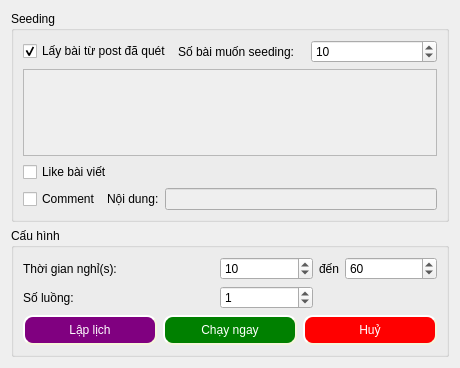
<?xml version="1.0" encoding="UTF-8"?>
<ui version="4.0">
 <class>Seeding</class>
 <widget class="QWidget" name="Seeding">
  <property name="geometry">
   <rect>
    <x>0</x>
    <y>0</y>
    <width>460</width>
    <height>368</height>
   </rect>
  </property>
  <property name="windowTitle">
   <string>Form</string>
  </property>
  <property name="autoFillBackground">
   <bool>false</bool>
  </property>
  <layout class="QVBoxLayout" name="verticalLayout_3">
   <item>
    <widget class="QGroupBox" name="groupBox">
     <property name="title">
      <string>Seeding</string>
     </property>
     <layout class="QVBoxLayout" name="verticalLayout">
      <item>
       <layout class="QHBoxLayout" name="horizontalLayout_5">
        <item>
         <widget class="QCheckBox" name="ckb_autogetlink">
          <property name="enabled">
           <bool>true</bool>
          </property>
          <property name="text">
           <string>Lấy bài từ post đã quét</string>
          </property>
          <property name="checked">
           <bool>true</bool>
          </property>
         </widget>
        </item>
        <item>
         <widget class="QLabel" name="label_8">
          <property name="text">
           <string>Số bài muốn seeding:</string>
          </property>
         </widget>
        </item>
        <item>
         <widget class="QSpinBox" name="spin_seedings">
          <property name="maximum">
           <number>999</number>
          </property>
          <property name="value">
           <number>10</number>
          </property>
         </widget>
        </item>
       </layout>
      </item>
      <item>
       <widget class="QPlainTextEdit" name="txt_links">
        <property name="enabled">
         <bool>false</bool>
        </property>
        <property name="plainText">
         <string/>
        </property>
        <property name="placeholderText">
         <string>Nhập url bài viết. Mỗi dòng một bài..</string>
        </property>
       </widget>
      </item>
      <item>
       <widget class="QCheckBox" name="ckb_like">
        <property name="text">
         <string>Like bài viết</string>
        </property>
       </widget>
      </item>
      <item>
       <layout class="QHBoxLayout" name="horizontalLayout_8">
        <item>
         <widget class="QCheckBox" name="ckb_comment">
          <property name="text">
           <string>Comment</string>
          </property>
         </widget>
        </item>
        <item>
         <widget class="QLabel" name="label_5">
          <property name="text">
           <string>Nội dung:</string>
          </property>
         </widget>
        </item>
        <item>
         <widget class="QLineEdit" name="le_contents">
          <property name="enabled">
           <bool>false</bool>
          </property>
         </widget>
        </item>
       </layout>
      </item>
     </layout>
    </widget>
   </item>
   <item>
    <widget class="QGroupBox" name="groupBox_2">
     <property name="title">
      <string>Cấu hình</string>
     </property>
     <layout class="QVBoxLayout" name="verticalLayout_2">
      <item>
       <layout class="QGridLayout" name="gridLayout">
        <item row="0" column="0" colspan="2">
         <widget class="QLabel" name="label_2">
          <property name="maximumSize">
           <size>
            <width>100</width>
            <height>16777215</height>
           </size>
          </property>
          <property name="text">
           <string>Thời gian nghỉ(s):</string>
          </property>
         </widget>
        </item>
        <item row="0" column="2">
         <widget class="QSpinBox" name="sp_idle_from">
          <property name="maximumSize">
           <size>
            <width>100</width>
            <height>16777215</height>
           </size>
          </property>
          <property name="maximum">
           <number>99999</number>
          </property>
          <property name="singleStep">
           <number>10</number>
          </property>
          <property name="value">
           <number>10</number>
          </property>
         </widget>
        </item>
        <item row="0" column="3">
         <widget class="QLabel" name="label_6">
          <property name="maximumSize">
           <size>
            <width>20</width>
            <height>16777215</height>
           </size>
          </property>
          <property name="text">
           <string>đến</string>
          </property>
         </widget>
        </item>
        <item row="0" column="4">
         <widget class="QSpinBox" name="sp_idle_to">
          <property name="maximumSize">
           <size>
            <width>100</width>
            <height>16777215</height>
           </size>
          </property>
          <property name="maximum">
           <number>99999</number>
          </property>
          <property name="singleStep">
           <number>10</number>
          </property>
          <property name="value">
           <number>60</number>
          </property>
         </widget>
        </item>
        <item row="1" column="0">
         <widget class="QLabel" name="label_7">
          <property name="maximumSize">
           <size>
            <width>100</width>
            <height>16777215</height>
           </size>
          </property>
          <property name="text">
           <string>Số luồng:</string>
          </property>
         </widget>
        </item>
        <item row="1" column="2">
         <widget class="QSpinBox" name="sp_threads">
          <property name="maximumSize">
           <size>
            <width>100</width>
            <height>16777215</height>
           </size>
          </property>
          <property name="value">
           <number>1</number>
          </property>
         </widget>
        </item>
       </layout>
      </item>
      <item>
       <layout class="QHBoxLayout" name="horizontalLayout_4">
        <item>
         <widget class="QPushButton" name="btn_schedule_2">
          <property name="styleSheet">
           <string notr="true">    background-color: purple;
    border-style: outset;
    border-width: 2px;
    border-radius: 10px;
    border-color: beige;
    padding: 6px;
	color: white</string>
          </property>
          <property name="text">
           <string>Lập lịch</string>
          </property>
         </widget>
        </item>
        <item>
         <widget class="QPushButton" name="btn_runnow_2">
          <property name="styleSheet">
           <string notr="true">    background-color: green;
    border-style: outset;
    border-width: 2px;
    border-radius: 10px;
    border-color: beige;
    padding: 6px;
	color: white</string>
          </property>
          <property name="text">
           <string>Chạy ngay</string>
          </property>
         </widget>
        </item>
        <item>
         <widget class="QPushButton" name="btn_cancel_2">
          <property name="styleSheet">
           <string notr="true">    background-color: red;
    border-style: outset;
    border-width: 2px;
    border-radius: 10px;
    border-color: beige;
    padding: 6px;
	color: white</string>
          </property>
          <property name="text">
           <string>Huỷ</string>
          </property>
         </widget>
        </item>
       </layout>
      </item>
     </layout>
    </widget>
   </item>
  </layout>
 </widget>
 <resources/>
 <connections>
  <connection>
   <sender>ckb_autogetlink</sender>
   <signal>clicked(bool)</signal>
   <receiver>txt_links</receiver>
   <slot>setDisabled(bool)</slot>
   <hints>
    <hint type="sourcelabel">
     <x>44</x>
     <y>49</y>
    </hint>
    <hint type="destinationlabel">
     <x>62</x>
     <y>116</y>
    </hint>
   </hints>
  </connection>
  <connection>
   <sender>ckb_comment</sender>
   <signal>clicked(bool)</signal>
   <receiver>le_contents</receiver>
   <slot>setEnabled(bool)</slot>
   <hints>
    <hint type="sourcelabel">
     <x>58</x>
     <y>286</y>
    </hint>
    <hint type="destinationlabel">
     <x>200</x>
     <y>286</y>
    </hint>
   </hints>
  </connection>
  <connection>
   <sender>btn_cancel_2</sender>
   <signal>clicked()</signal>
   <receiver>Seeding</receiver>
   <slot>close()</slot>
   <hints>
    <hint type="sourcelabel">
     <x>417</x>
     <y>407</y>
    </hint>
    <hint type="destinationlabel">
     <x>370</x>
     <y>379</y>
    </hint>
   </hints>
  </connection>
  <connection>
   <sender>btn_runnow_2</sender>
   <signal>clicked()</signal>
   <receiver>Seeding</receiver>
   <slot>close()</slot>
   <hints>
    <hint type="sourcelabel">
     <x>228</x>
     <y>407</y>
    </hint>
    <hint type="destinationlabel">
     <x>209</x>
     <y>379</y>
    </hint>
   </hints>
  </connection>
 </connections>
</ui>
